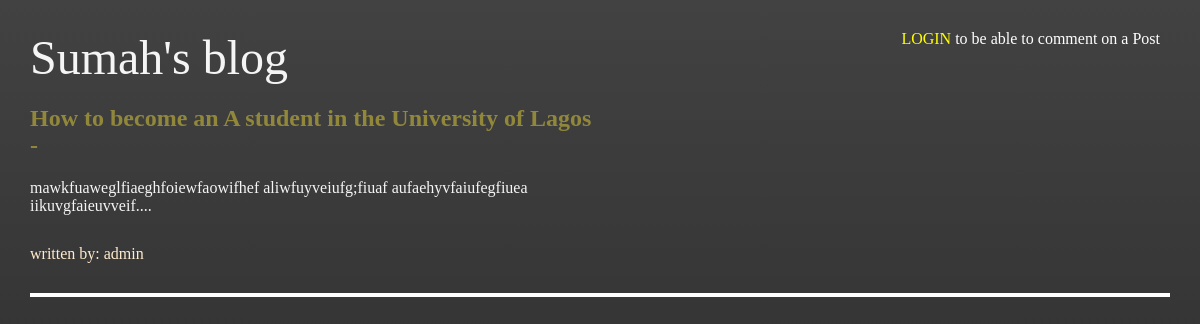
/, run on an earlier commit of the app's database.
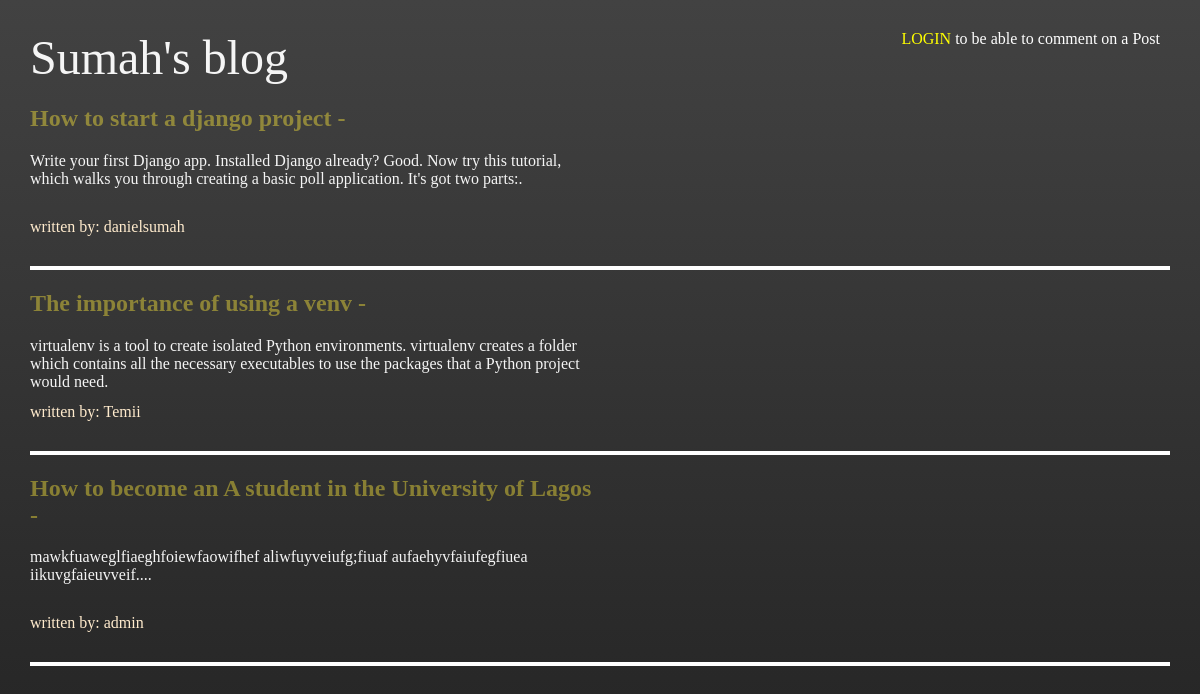
And on a later commit of the database.
### blog/models.py (models this page shows, shortened)
class Post(models.Model):
    title = models.CharField(max_length=100)
    slug = models.SlugField(null=True)
    author = models.ForeignKey('auth.User', on_delete=models.CASCADE)
    body = models.TextField()

### blog/views.py (the view)
# urls.py: path('', BlogHomeView.as_view(), name='blog_home_url'),
class BlogHomeView(ListView):
    model = Post
    template_name = "home.html"
    context_object_name = 'posts'

### blog/templates/home.html (shortened to what this page needs)
{% extends 'base.html' %}
{% block content %}
    {% for post in posts reversed %}
    <a href="{% url 'blog:post_detail_url' slug=post.slug %}">
        <div class="single-post">
            <h1 class="single-post-header text-darkyellow">{{post.title}} - {{ post.date_added }}</h1>
            <p  class="single-post-body text-whitesmoke">{{post.body}}</p>
            <p class="single-post-author">written by: {{post.author}}</p>
        </div>
    </a>
    <hr style="color: white;">
    {% endfor %}
{% endblock content %}

What changed in the data, as far as the page shows it:
added Post: title "How to start a django project", body "Write your first Django app. Installed Django already? Good. Now try this tutorial, which walks you through creating a basic poll application. It's got two parts:.", author "danielsumah"
added Post: title "The importance of using a venv", body "virtualenv is a tool to create isolated Python environments. virtualenv creates a folder which contains all the necessary executables to use the packages that a Python project would need.", author "Temii"
